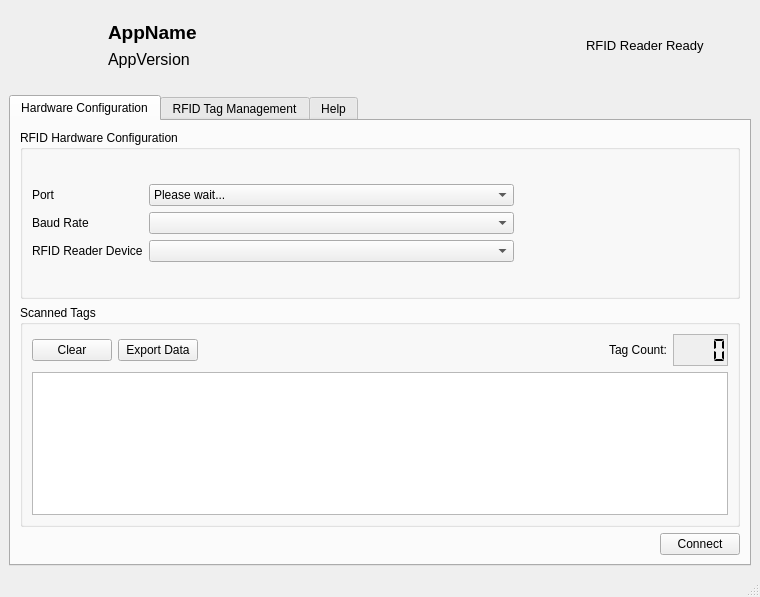
<?xml version="1.0" encoding="UTF-8"?>
<ui version="4.0">
 <class>MainWindow</class>
 <widget class="QMainWindow" name="MainWindow">
  <property name="geometry">
   <rect>
    <x>0</x>
    <y>0</y>
    <width>760</width>
    <height>597</height>
   </rect>
  </property>
  <property name="windowTitle">
   <string>MainWindow</string>
  </property>
  <widget class="QWidget" name="MW_CW">
   <layout class="QVBoxLayout" name="verticalLayout">
    <item>
     <spacer name="MW_SpacerTop">
      <property name="orientation">
       <enum>Qt::Vertical</enum>
      </property>
      <property name="sizeType">
       <enum>QSizePolicy::Minimum</enum>
      </property>
      <property name="sizeHint" stdset="0">
       <size>
        <width>20</width>
        <height>0</height>
       </size>
      </property>
     </spacer>
    </item>
    <item>
     <widget class="QWidget" name="MW_Header" native="true">
      <layout class="QHBoxLayout" name="horizontalLayout_8" stretch="0,0,0">
       <property name="spacing">
        <number>18</number>
       </property>
       <property name="topMargin">
        <number>0</number>
       </property>
       <property name="bottomMargin">
        <number>0</number>
       </property>
       <item>
        <widget class="QLabel" name="HD_Logo_Label">
         <property name="minimumSize">
          <size>
           <width>72</width>
           <height>72</height>
          </size>
         </property>
         <property name="maximumSize">
          <size>
           <width>72</width>
           <height>72</height>
          </size>
         </property>
         <property name="text">
          <string/>
         </property>
         <property name="pixmap">
          <pixmap resource="../resources/resources.qrc">:/images/RFID_72px.png</pixmap>
         </property>
         <property name="alignment">
          <set>Qt::AlignCenter</set>
         </property>
        </widget>
       </item>
       <item>
        <widget class="QWidget" name="widget_2" native="true">
         <layout class="QVBoxLayout" name="verticalLayout_8">
          <property name="leftMargin">
           <number>0</number>
          </property>
          <property name="topMargin">
           <number>0</number>
          </property>
          <property name="rightMargin">
           <number>0</number>
          </property>
          <property name="bottomMargin">
           <number>0</number>
          </property>
          <item>
           <spacer name="HD_SpacerTop">
            <property name="orientation">
             <enum>Qt::Vertical</enum>
            </property>
            <property name="sizeHint" stdset="0">
             <size>
              <width>20</width>
              <height>40</height>
             </size>
            </property>
           </spacer>
          </item>
          <item>
           <widget class="QLabel" name="HD_AppName_Label">
            <property name="font">
             <font>
              <pointsize>14</pointsize>
              <weight>75</weight>
              <bold>true</bold>
             </font>
            </property>
            <property name="text">
             <string>AppName</string>
            </property>
           </widget>
          </item>
          <item>
           <widget class="QLabel" name="HD_AppVersion_Label">
            <property name="font">
             <font>
              <pointsize>12</pointsize>
             </font>
            </property>
            <property name="text">
             <string>AppVersion</string>
            </property>
           </widget>
          </item>
          <item>
           <spacer name="HD_SpacerBottom">
            <property name="orientation">
             <enum>Qt::Vertical</enum>
            </property>
            <property name="sizeHint" stdset="0">
             <size>
              <width>20</width>
              <height>40</height>
             </size>
            </property>
           </spacer>
          </item>
         </layout>
        </widget>
       </item>
       <item>
        <widget class="QWidget" name="widget" native="true">
         <layout class="QHBoxLayout" name="horizontalLayout_4">
          <property name="leftMargin">
           <number>0</number>
          </property>
          <property name="topMargin">
           <number>0</number>
          </property>
          <property name="rightMargin">
           <number>0</number>
          </property>
          <property name="bottomMargin">
           <number>0</number>
          </property>
          <item>
           <spacer name="HD_RfidStatus_Spacer">
            <property name="orientation">
             <enum>Qt::Horizontal</enum>
            </property>
            <property name="sizeHint" stdset="0">
             <size>
              <width>40</width>
              <height>20</height>
             </size>
            </property>
           </spacer>
          </item>
          <item>
           <widget class="QLabel" name="HD_RfidStatus_Label">
            <property name="font">
             <font>
              <pointsize>10</pointsize>
             </font>
            </property>
            <property name="text">
             <string>RFID Reader Ready</string>
            </property>
           </widget>
          </item>
          <item>
           <widget class="QLabel" name="HD_RfidStatus_Icon">
            <property name="enabled">
             <bool>true</bool>
            </property>
            <property name="minimumSize">
             <size>
              <width>32</width>
              <height>32</height>
             </size>
            </property>
            <property name="maximumSize">
             <size>
              <width>32</width>
              <height>32</height>
             </size>
            </property>
            <property name="font">
             <font>
              <pointsize>8</pointsize>
             </font>
            </property>
            <property name="text">
             <string/>
            </property>
            <property name="pixmap">
             <pixmap resource="../resources/resources.qrc">:/images/LED_Green.png</pixmap>
            </property>
            <property name="scaledContents">
             <bool>true</bool>
            </property>
           </widget>
          </item>
         </layout>
        </widget>
       </item>
      </layout>
     </widget>
    </item>
    <item>
     <spacer name="MW_SpacerBottom">
      <property name="orientation">
       <enum>Qt::Vertical</enum>
      </property>
      <property name="sizeType">
       <enum>QSizePolicy::Minimum</enum>
      </property>
      <property name="sizeHint" stdset="0">
       <size>
        <width>20</width>
        <height>8</height>
       </size>
      </property>
     </spacer>
    </item>
    <item>
     <widget class="QTabWidget" name="MW_TabWidget">
      <property name="currentIndex">
       <number>0</number>
      </property>
      <widget class="QWidget" name="MW_HardwareConfiguration_Tab">
       <attribute name="title">
        <string>Hardware Configuration</string>
       </attribute>
       <layout class="QVBoxLayout" name="verticalLayout_2" stretch="0,0,0">
        <item>
         <widget class="QGroupBox" name="HC_HardwareConfig">
          <property name="title">
           <string>RFID Hardware Configuration</string>
          </property>
          <layout class="QHBoxLayout" name="horizontalLayout_2">
           <item>
            <widget class="QWidget" name="HC_HardwareSelection" native="true">
             <layout class="QHBoxLayout" name="horizontalLayout_10" stretch="1,0,0,0">
              <property name="leftMargin">
               <number>0</number>
              </property>
              <property name="topMargin">
               <number>0</number>
              </property>
              <property name="rightMargin">
               <number>0</number>
              </property>
              <property name="bottomMargin">
               <number>0</number>
              </property>
              <item>
               <widget class="QWidget" name="HC_HS_ControlLayout" native="true">
                <property name="minimumSize">
                 <size>
                  <width>472</width>
                  <height>0</height>
                 </size>
                </property>
                <layout class="QVBoxLayout" name="verticalLayout_10">
                 <property name="spacing">
                  <number>0</number>
                 </property>
                 <property name="leftMargin">
                  <number>0</number>
                 </property>
                 <property name="topMargin">
                  <number>0</number>
                 </property>
                 <property name="rightMargin">
                  <number>0</number>
                 </property>
                 <property name="bottomMargin">
                  <number>0</number>
                 </property>
                 <item>
                  <spacer name="HC_HS_SpacerTop">
                   <property name="orientation">
                    <enum>Qt::Vertical</enum>
                   </property>
                   <property name="sizeHint" stdset="0">
                    <size>
                     <width>20</width>
                     <height>40</height>
                    </size>
                   </property>
                  </spacer>
                 </item>
                 <item>
                  <widget class="QWidget" name="HC_HS_GridLayout" native="true">
                   <layout class="QGridLayout" name="gridLayout_3" columnstretch="0,1">
                    <property name="leftMargin">
                     <number>0</number>
                    </property>
                    <property name="topMargin">
                     <number>0</number>
                    </property>
                    <property name="rightMargin">
                     <number>0</number>
                    </property>
                    <property name="bottomMargin">
                     <number>0</number>
                    </property>
                    <property name="verticalSpacing">
                     <number>6</number>
                    </property>
                    <item row="2" column="1">
                     <widget class="QComboBox" name="HC_Readers_Combo"/>
                    </item>
                    <item row="1" column="0">
                     <widget class="QLabel" name="HC_BaudRate_Label">
                      <property name="text">
                       <string>Baud Rate</string>
                      </property>
                     </widget>
                    </item>
                    <item row="2" column="0">
                     <widget class="QLabel" name="HC_ReaderProgrammer_Label">
                      <property name="text">
                       <string>RFID Reader Device</string>
                      </property>
                     </widget>
                    </item>
                    <item row="0" column="0">
                     <widget class="QLabel" name="HC_SerialPort_Label">
                      <property name="text">
                       <string>Port</string>
                      </property>
                     </widget>
                    </item>
                    <item row="1" column="1">
                     <widget class="QComboBox" name="HC_BaudRate_Combo"/>
                    </item>
                    <item row="0" column="1">
                     <widget class="QComboBox" name="HC_SerialPort_Combo">
                      <property name="currentText">
                       <string>Please wait...</string>
                      </property>
                      <item>
                       <property name="text">
                        <string>Please wait...</string>
                       </property>
                      </item>
                     </widget>
                    </item>
                   </layout>
                  </widget>
                 </item>
                 <item>
                  <spacer name="HC_HS_SpacerBotom">
                   <property name="orientation">
                    <enum>Qt::Vertical</enum>
                   </property>
                   <property name="sizeHint" stdset="0">
                    <size>
                     <width>20</width>
                     <height>40</height>
                    </size>
                   </property>
                  </spacer>
                 </item>
                </layout>
               </widget>
              </item>
              <item>
               <spacer name="HC_HS_SpacerLeft">
                <property name="orientation">
                 <enum>Qt::Horizontal</enum>
                </property>
                <property name="sizeType">
                 <enum>QSizePolicy::MinimumExpanding</enum>
                </property>
                <property name="sizeHint" stdset="0">
                 <size>
                  <width>40</width>
                  <height>20</height>
                 </size>
                </property>
               </spacer>
              </item>
              <item>
               <widget class="QLabel" name="HC_HS_Icon">
                <property name="minimumSize">
                 <size>
                  <width>128</width>
                  <height>128</height>
                 </size>
                </property>
                <property name="maximumSize">
                 <size>
                  <width>128</width>
                  <height>128</height>
                 </size>
                </property>
                <property name="text">
                 <string/>
                </property>
                <property name="pixmap">
                 <pixmap resource="../resources/resources.qrc">:/images/Serial.png</pixmap>
                </property>
                <property name="scaledContents">
                 <bool>true</bool>
                </property>
                <property name="alignment">
                 <set>Qt::AlignCenter</set>
                </property>
               </widget>
              </item>
              <item>
               <spacer name="HC_HS_SpacerRight">
                <property name="orientation">
                 <enum>Qt::Horizontal</enum>
                </property>
                <property name="sizeType">
                 <enum>QSizePolicy::MinimumExpanding</enum>
                </property>
                <property name="sizeHint" stdset="0">
                 <size>
                  <width>40</width>
                  <height>20</height>
                 </size>
                </property>
               </spacer>
              </item>
             </layout>
            </widget>
           </item>
          </layout>
         </widget>
        </item>
        <item>
         <widget class="QGroupBox" name="HC_ScannedTags">
          <property name="minimumSize">
           <size>
            <width>0</width>
            <height>196</height>
           </size>
          </property>
          <property name="title">
           <string>Scanned Tags</string>
          </property>
          <layout class="QVBoxLayout" name="verticalLayout_3" stretch="0,0">
           <item>
            <widget class="QWidget" name="TH_Controls" native="true">
             <layout class="QHBoxLayout" name="horizontalLayout">
              <property name="leftMargin">
               <number>0</number>
              </property>
              <property name="topMargin">
               <number>0</number>
              </property>
              <property name="rightMargin">
               <number>0</number>
              </property>
              <property name="bottomMargin">
               <number>0</number>
              </property>
              <item>
               <widget class="QPushButton" name="TH_Clear_Button">
                <property name="text">
                 <string>Clear</string>
                </property>
               </widget>
              </item>
              <item>
               <widget class="QPushButton" name="TH_Export_Button">
                <property name="text">
                 <string>Export Data</string>
                </property>
               </widget>
              </item>
              <item>
               <spacer name="TH_Spacer">
                <property name="orientation">
                 <enum>Qt::Horizontal</enum>
                </property>
                <property name="sizeHint" stdset="0">
                 <size>
                  <width>533</width>
                  <height>20</height>
                 </size>
                </property>
               </spacer>
              </item>
              <item>
               <widget class="QLabel" name="TH_TagCount_Label">
                <property name="text">
                 <string>Tag Count:</string>
                </property>
               </widget>
              </item>
              <item>
               <widget class="QLCDNumber" name="TH_TagCount_LCD">
                <property name="minimumSize">
                 <size>
                  <width>0</width>
                  <height>32</height>
                 </size>
                </property>
                <property name="autoFillBackground">
                 <bool>true</bool>
                </property>
                <property name="frameShape">
                 <enum>QFrame::StyledPanel</enum>
                </property>
                <property name="frameShadow">
                 <enum>QFrame::Sunken</enum>
                </property>
                <property name="digitCount">
                 <number>4</number>
                </property>
                <property name="segmentStyle">
                 <enum>QLCDNumber::Flat</enum>
                </property>
               </widget>
              </item>
             </layout>
            </widget>
           </item>
           <item>
            <widget class="QTableView" name="TH_TableView"/>
           </item>
          </layout>
         </widget>
        </item>
        <item>
         <widget class="QWidget" name="HC_Control" native="true">
          <layout class="QHBoxLayout" name="horizontalLayout_3">
           <property name="leftMargin">
            <number>0</number>
           </property>
           <property name="topMargin">
            <number>0</number>
           </property>
           <property name="rightMargin">
            <number>0</number>
           </property>
           <property name="bottomMargin">
            <number>0</number>
           </property>
           <item>
            <spacer name="HC_Control_Spacer">
             <property name="orientation">
              <enum>Qt::Horizontal</enum>
             </property>
             <property name="sizeHint" stdset="0">
              <size>
               <width>40</width>
               <height>20</height>
              </size>
             </property>
            </spacer>
           </item>
           <item>
            <widget class="QPushButton" name="HC_Connect_Button">
             <property name="text">
              <string>Connect</string>
             </property>
            </widget>
           </item>
          </layout>
         </widget>
        </item>
       </layout>
      </widget>
      <widget class="QWidget" name="MW_TagManagement_Tab">
       <attribute name="title">
        <string>RFID Tag Management</string>
       </attribute>
       <layout class="QVBoxLayout" name="verticalLayout_4" stretch="0,0">
        <item>
         <widget class="QTabWidget" name="TM_Data_Layout">
          <property name="currentIndex">
           <number>0</number>
          </property>
          <property name="tabBarAutoHide">
           <bool>false</bool>
          </property>
          <widget class="QWidget" name="tab_4">
           <attribute name="title">
            <string>Tag Information</string>
           </attribute>
           <layout class="QVBoxLayout" name="verticalLayout_5">
            <item>
             <widget class="QGroupBox" name="TM_TagData_Layout">
              <property name="title">
               <string>Tag Data</string>
              </property>
              <layout class="QHBoxLayout" name="horizontalLayout_6">
               <property name="leftMargin">
                <number>0</number>
               </property>
               <property name="topMargin">
                <number>0</number>
               </property>
               <property name="rightMargin">
                <number>0</number>
               </property>
               <property name="bottomMargin">
                <number>0</number>
               </property>
               <item>
                <widget class="QLabel" name="TM_TagIcon">
                 <property name="text">
                  <string/>
                 </property>
                 <property name="pixmap">
                  <pixmap resource="../resources/resources.qrc">:/images/RFID-Tag_128px.png</pixmap>
                 </property>
                </widget>
               </item>
               <item>
                <widget class="QWidget" name="TM_Container" native="true">
                 <layout class="QGridLayout" name="gridLayout">
                  <item row="0" column="2">
                   <widget class="QLineEdit" name="TM_TagID_LineEdit">
                    <property name="enabled">
                     <bool>false</bool>
                    </property>
                    <property name="minimumSize">
                     <size>
                      <width>0</width>
                      <height>24</height>
                     </size>
                    </property>
                   </widget>
                  </item>
                  <item row="1" column="4">
                   <widget class="QPushButton" name="TM_WriteEpc_Button">
                    <property name="text">
                     <string/>
                    </property>
                    <property name="icon">
                     <iconset resource="../resources/resources.qrc">
                      <normaloff>:/images/Edit.png</normaloff>:/images/Edit.png</iconset>
                    </property>
                    <property name="iconSize">
                     <size>
                      <width>16</width>
                      <height>16</height>
                     </size>
                    </property>
                   </widget>
                  </item>
                  <item row="1" column="2">
                   <widget class="QLineEdit" name="TM_EPC_LineEdit">
                    <property name="minimumSize">
                     <size>
                      <width>0</width>
                      <height>24</height>
                     </size>
                    </property>
                   </widget>
                  </item>
                  <item row="3" column="0">
                   <widget class="QLabel" name="TM_RFU_Label">
                    <property name="text">
                     <string>Reserved</string>
                    </property>
                   </widget>
                  </item>
                  <item row="3" column="4">
                   <widget class="QPushButton" name="TM_WriteRfu_Button">
                    <property name="text">
                     <string/>
                    </property>
                    <property name="icon">
                     <iconset resource="../resources/resources.qrc">
                      <normaloff>:/images/Edit.png</normaloff>:/images/Edit.png</iconset>
                    </property>
                   </widget>
                  </item>
                  <item row="1" column="0">
                   <widget class="QLabel" name="TM_EPC_Label">
                    <property name="text">
                     <string>EPC</string>
                    </property>
                   </widget>
                  </item>
                  <item row="5" column="2">
                   <widget class="QPlainTextEdit" name="TM_UserData_TextEdit">
                    <property name="enabled">
                     <bool>true</bool>
                    </property>
                   </widget>
                  </item>
                  <item row="0" column="4">
                   <widget class="QPushButton" name="TM_WriteTagId_Button">
                    <property name="enabled">
                     <bool>false</bool>
                    </property>
                    <property name="text">
                     <string/>
                    </property>
                    <property name="icon">
                     <iconset resource="../resources/resources.qrc">
                      <normaloff>:/images/Edit.png</normaloff>:/images/Edit.png</iconset>
                    </property>
                   </widget>
                  </item>
                  <item row="3" column="2">
                   <widget class="QLineEdit" name="TM_RFU_LineEdit">
                    <property name="minimumSize">
                     <size>
                      <width>0</width>
                      <height>24</height>
                     </size>
                    </property>
                   </widget>
                  </item>
                  <item row="0" column="0">
                   <widget class="QLabel" name="TM_TagID_Label">
                    <property name="text">
                     <string>Tag ID</string>
                    </property>
                   </widget>
                  </item>
                  <item row="5" column="4">
                   <widget class="QWidget" name="TM_WUD" native="true">
                    <layout class="QVBoxLayout" name="verticalLayout_6">
                     <property name="leftMargin">
                      <number>0</number>
                     </property>
                     <property name="topMargin">
                      <number>0</number>
                     </property>
                     <property name="rightMargin">
                      <number>0</number>
                     </property>
                     <property name="bottomMargin">
                      <number>0</number>
                     </property>
                     <item>
                      <widget class="QPushButton" name="TM_WriteUserData_Button">
                       <property name="text">
                        <string/>
                       </property>
                       <property name="icon">
                        <iconset resource="../resources/resources.qrc">
                         <normaloff>:/images/Edit.png</normaloff>:/images/Edit.png</iconset>
                       </property>
                      </widget>
                     </item>
                     <item>
                      <spacer name="TM_WUD_Spacer">
                       <property name="orientation">
                        <enum>Qt::Vertical</enum>
                       </property>
                       <property name="sizeHint" stdset="0">
                        <size>
                         <width>20</width>
                         <height>40</height>
                        </size>
                       </property>
                      </spacer>
                     </item>
                    </layout>
                   </widget>
                  </item>
                  <item row="5" column="0">
                   <widget class="QWidget" name="widget_3" native="true">
                    <layout class="QVBoxLayout" name="verticalLayout_9">
                     <property name="leftMargin">
                      <number>0</number>
                     </property>
                     <property name="topMargin">
                      <number>0</number>
                     </property>
                     <property name="rightMargin">
                      <number>0</number>
                     </property>
                     <property name="bottomMargin">
                      <number>0</number>
                     </property>
                     <item>
                      <widget class="QLabel" name="TM_UserData_Label">
                       <property name="text">
                        <string>User Data</string>
                       </property>
                      </widget>
                     </item>
                     <item>
                      <spacer name="verticalSpacer">
                       <property name="orientation">
                        <enum>Qt::Vertical</enum>
                       </property>
                       <property name="sizeHint" stdset="0">
                        <size>
                         <width>20</width>
                         <height>40</height>
                        </size>
                       </property>
                      </spacer>
                     </item>
                    </layout>
                   </widget>
                  </item>
                 </layout>
                </widget>
               </item>
              </layout>
             </widget>
            </item>
            <item>
             <widget class="QCheckBox" name="TM_Bloqued_Checkbox">
              <property name="enabled">
               <bool>true</bool>
              </property>
              <property name="text">
               <string>Blocked</string>
              </property>
              <property name="checkable">
               <bool>false</bool>
              </property>
             </widget>
            </item>
            <item>
             <spacer name="TM_Spacer">
              <property name="orientation">
               <enum>Qt::Vertical</enum>
              </property>
              <property name="sizeHint" stdset="0">
               <size>
                <width>20</width>
                <height>40</height>
               </size>
              </property>
             </spacer>
            </item>
           </layout>
          </widget>
          <widget class="QWidget" name="TM_MemoryDump_Tab">
           <attribute name="title">
            <string>Memory Dump</string>
           </attribute>
           <layout class="QVBoxLayout" name="verticalLayout_7">
            <item>
             <widget class="QWidget" name="TM_MD_Control" native="true">
              <layout class="QHBoxLayout" name="horizontalLayout_7">
               <property name="leftMargin">
                <number>0</number>
               </property>
               <property name="topMargin">
                <number>0</number>
               </property>
               <property name="rightMargin">
                <number>0</number>
               </property>
               <property name="bottomMargin">
                <number>0</number>
               </property>
               <item>
                <spacer name="TM_MD_Spacer">
                 <property name="orientation">
                  <enum>Qt::Horizontal</enum>
                 </property>
                 <property name="sizeHint" stdset="0">
                  <size>
                   <width>40</width>
                   <height>20</height>
                  </size>
                 </property>
                </spacer>
               </item>
               <item>
                <widget class="QPushButton" name="TM_MD_CopyB_utton">
                 <property name="text">
                  <string>Copy</string>
                 </property>
                </widget>
               </item>
               <item>
                <widget class="QPushButton" name="TM_MD_Save_Button">
                 <property name="text">
                  <string>Save as...</string>
                 </property>
                </widget>
               </item>
              </layout>
             </widget>
            </item>
            <item>
             <widget class="QPlainTextEdit" name="TM_MemoryDump_TextEdit">
              <property name="enabled">
               <bool>true</bool>
              </property>
              <property name="readOnly">
               <bool>true</bool>
              </property>
             </widget>
            </item>
           </layout>
          </widget>
         </widget>
        </item>
        <item>
         <widget class="QWidget" name="TM_Control_Layout" native="true">
          <layout class="QHBoxLayout" name="horizontalLayout_5">
           <property name="leftMargin">
            <number>0</number>
           </property>
           <property name="topMargin">
            <number>0</number>
           </property>
           <property name="rightMargin">
            <number>0</number>
           </property>
           <property name="bottomMargin">
            <number>0</number>
           </property>
           <item>
            <widget class="QPushButton" name="TM_Format_Button">
             <property name="text">
              <string>Erase Tag Data</string>
             </property>
            </widget>
           </item>
           <item>
            <widget class="QPushButton" name="TM_Block_Button">
             <property name="text">
              <string>Block Tag</string>
             </property>
            </widget>
           </item>
           <item>
            <spacer name="TM_Control_Spacer">
             <property name="orientation">
              <enum>Qt::Horizontal</enum>
             </property>
             <property name="sizeHint" stdset="0">
              <size>
               <width>40</width>
               <height>20</height>
              </size>
             </property>
            </spacer>
           </item>
           <item>
            <widget class="QPushButton" name="TM_Kill_Button">
             <property name="text">
              <string>Kill Tag</string>
             </property>
            </widget>
           </item>
          </layout>
         </widget>
        </item>
       </layout>
      </widget>
      <widget class="QWidget" name="MW_Help_Tab">
       <attribute name="title">
        <string>Help</string>
       </attribute>
       <layout class="QVBoxLayout" name="verticalLayout_11" stretch="0,0,0">
        <item>
         <widget class="QWidget" name="HT_About_Layout" native="true">
          <layout class="QVBoxLayout" name="verticalLayout_12">
           <item>
            <widget class="QWidget" name="HT_AppInfo_Widget" native="true">
             <layout class="QHBoxLayout" name="horizontalLayout_13">
              <property name="spacing">
               <number>18</number>
              </property>
              <property name="leftMargin">
               <number>0</number>
              </property>
              <property name="topMargin">
               <number>0</number>
              </property>
              <property name="rightMargin">
               <number>0</number>
              </property>
              <property name="bottomMargin">
               <number>0</number>
              </property>
              <item>
               <widget class="QLabel" name="HT_AppInfoLogo_Label">
                <property name="minimumSize">
                 <size>
                  <width>156</width>
                  <height>156</height>
                 </size>
                </property>
                <property name="maximumSize">
                 <size>
                  <width>156</width>
                  <height>156</height>
                 </size>
                </property>
                <property name="text">
                 <string/>
                </property>
                <property name="pixmap">
                 <pixmap resource="../resources/resources.qrc">:/images/RFID_156px.png</pixmap>
                </property>
               </widget>
              </item>
              <item>
               <widget class="QWidget" name="HT_AppInfo_Layout" native="true">
                <layout class="QVBoxLayout" name="verticalLayout_13">
                 <property name="leftMargin">
                  <number>0</number>
                 </property>
                 <property name="topMargin">
                  <number>0</number>
                 </property>
                 <property name="rightMargin">
                  <number>0</number>
                 </property>
                 <property name="bottomMargin">
                  <number>0</number>
                 </property>
                 <item>
                  <spacer name="HT_AppInfo_SpacerTop">
                   <property name="orientation">
                    <enum>Qt::Vertical</enum>
                   </property>
                   <property name="sizeHint" stdset="0">
                    <size>
                     <width>20</width>
                     <height>40</height>
                    </size>
                   </property>
                  </spacer>
                 </item>
                 <item>
                  <widget class="QLabel" name="HT_AppName_Label">
                   <property name="font">
                    <font>
                     <pointsize>18</pointsize>
                     <weight>75</weight>
                     <bold>true</bold>
                    </font>
                   </property>
                   <property name="text">
                    <string>AppName</string>
                   </property>
                  </widget>
                 </item>
                 <item>
                  <widget class="QLabel" name="HT_AppVersion_Label">
                   <property name="font">
                    <font>
                     <pointsize>12</pointsize>
                    </font>
                   </property>
                   <property name="text">
                    <string>AppVersion</string>
                   </property>
                  </widget>
                 </item>
                 <item>
                  <widget class="QLabel" name="HT_AppOrg_Label">
                   <property name="font">
                    <font>
                     <pointsize>11</pointsize>
                    </font>
                   </property>
                   <property name="text">
                    <string>AppOrg</string>
                   </property>
                  </widget>
                 </item>
                 <item>
                  <spacer name="HT_AppInfo_SpacerBottom">
                   <property name="orientation">
                    <enum>Qt::Vertical</enum>
                   </property>
                   <property name="sizeHint" stdset="0">
                    <size>
                     <width>20</width>
                     <height>40</height>
                    </size>
                   </property>
                  </spacer>
                 </item>
                </layout>
               </widget>
              </item>
             </layout>
            </widget>
           </item>
           <item>
            <spacer name="HT_About_Spacer">
             <property name="orientation">
              <enum>Qt::Vertical</enum>
             </property>
             <property name="sizeHint" stdset="0">
              <size>
               <width>20</width>
               <height>40</height>
              </size>
             </property>
            </spacer>
           </item>
           <item>
            <widget class="QTextEdit" name="HT_Licence_TextEdit">
             <property name="readOnly">
              <bool>true</bool>
             </property>
             <property name="html">
              <string>&lt;!DOCTYPE HTML PUBLIC &quot;-//W3C//DTD HTML 4.0//EN&quot; &quot;http://www.w3.org/TR/REC-html40/strict.dtd&quot;&gt;
&lt;html&gt;&lt;head&gt;&lt;meta name=&quot;qrichtext&quot; content=&quot;1&quot; /&gt;&lt;style type=&quot;text/css&quot;&gt;
p, li { white-space: pre-wrap; }
&lt;/style&gt;&lt;/head&gt;&lt;body style=&quot; font-family:'MS Shell Dlg 2'; font-size:8.25pt; font-weight:400; font-style:normal;&quot;&gt;
&lt;p style=&quot; margin-top:0px; margin-bottom:0px; margin-left:0px; margin-right:0px; -qt-block-indent:0; text-indent:0px;&quot;&gt;&lt;span style=&quot; font-size:8pt;&quot;&gt;Permission is hereby granted, free of charge, to any person obtaining a copy of this software and associated documentation files (the &amp;quot;Software&amp;quot;), to deal in the Software without restriction, including without limitation the rights to use, copy, modify, merge, publish, distribute, sublicense, and/or sell copies of the Software, and to permit persons to whom the Software is furnished to do so, subject to the following conditions: &lt;/span&gt;&lt;/p&gt;
&lt;p style=&quot;-qt-paragraph-type:empty; margin-top:0px; margin-bottom:0px; margin-left:0px; margin-right:0px; -qt-block-indent:0; text-indent:0px; font-size:8pt;&quot;&gt;&lt;br /&gt;&lt;/p&gt;
&lt;p style=&quot; margin-top:0px; margin-bottom:0px; margin-left:0px; margin-right:0px; -qt-block-indent:0; text-indent:0px;&quot;&gt;&lt;span style=&quot; font-size:8pt;&quot;&gt;The above copyright notice and this permission notice shall be included in all copies or substantial portions of the Software. &lt;/span&gt;&lt;/p&gt;
&lt;p style=&quot;-qt-paragraph-type:empty; margin-top:0px; margin-bottom:0px; margin-left:0px; margin-right:0px; -qt-block-indent:0; text-indent:0px; font-size:8pt;&quot;&gt;&lt;br /&gt;&lt;/p&gt;
&lt;p style=&quot; margin-top:0px; margin-bottom:0px; margin-left:0px; margin-right:0px; -qt-block-indent:0; text-indent:0px;&quot;&gt;&lt;span style=&quot; font-size:8pt;&quot;&gt;THE SOFTWARE IS PROVIDED &amp;quot;AS IS&amp;quot;, WITHOUT WARRANTY OF ANY KIND, EXPRESS OR IMPLIED, INCLUDING BUT NOT LIMITED TO THE WARRANTIES OF MERCHANTABILITY, FITNESS FOR A PARTICULAR PURPOSE AND NONINFRINGEMENT. IN NO EVENT SHALL THE AUTHORS OR COPYRIGHT HOLDERS BE LIABLE FOR ANY CLAIM, DAMAGES OR OTHER LIABILITY, WHETHER IN AN ACTION OF CONTRACT, TORT OR OTHERWISE, ARISING FROM, OUT OF OR IN CONNECTION WITH THE SOFTWARE OR THE USE OR OTHER DEALINGS IN THE SOFTWARE.&lt;/span&gt;&lt;/p&gt;&lt;/body&gt;&lt;/html&gt;</string>
             </property>
            </widget>
           </item>
          </layout>
         </widget>
        </item>
        <item>
         <spacer name="HT_Spacer">
          <property name="orientation">
           <enum>Qt::Vertical</enum>
          </property>
          <property name="sizeHint" stdset="0">
           <size>
            <width>20</width>
            <height>40</height>
           </size>
          </property>
         </spacer>
        </item>
        <item>
         <widget class="QWidget" name="HT_Control_Layout" native="true">
          <layout class="QHBoxLayout" name="horizontalLayout_12">
           <property name="leftMargin">
            <number>0</number>
           </property>
           <property name="topMargin">
            <number>0</number>
           </property>
           <property name="rightMargin">
            <number>0</number>
           </property>
           <property name="bottomMargin">
            <number>0</number>
           </property>
           <item>
            <spacer name="HT_Control_Spacer">
             <property name="orientation">
              <enum>Qt::Horizontal</enum>
             </property>
             <property name="sizeHint" stdset="0">
              <size>
               <width>40</width>
               <height>20</height>
              </size>
             </property>
            </spacer>
           </item>
           <item>
            <widget class="QPushButton" name="HT_Website_Button">
             <property name="text">
              <string>Website</string>
             </property>
            </widget>
           </item>
           <item>
            <widget class="QPushButton" name="HT_ReportError_Button">
             <property name="text">
              <string>Report Error</string>
             </property>
            </widget>
           </item>
          </layout>
         </widget>
        </item>
       </layout>
      </widget>
     </widget>
    </item>
   </layout>
  </widget>
  <widget class="QStatusBar" name="MW_Statusbar"/>
 </widget>
 <resources>
  <include location="../resources/resources.qrc"/>
 </resources>
 <connections/>
</ui>
